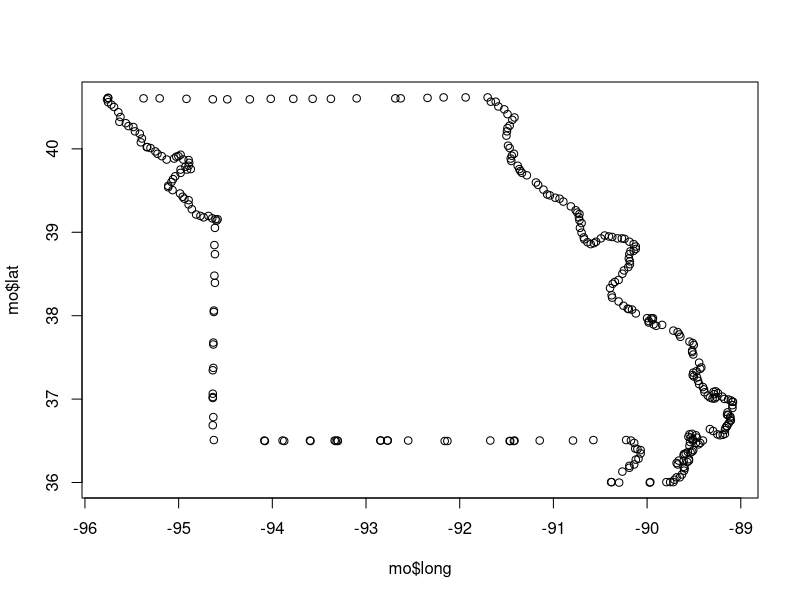
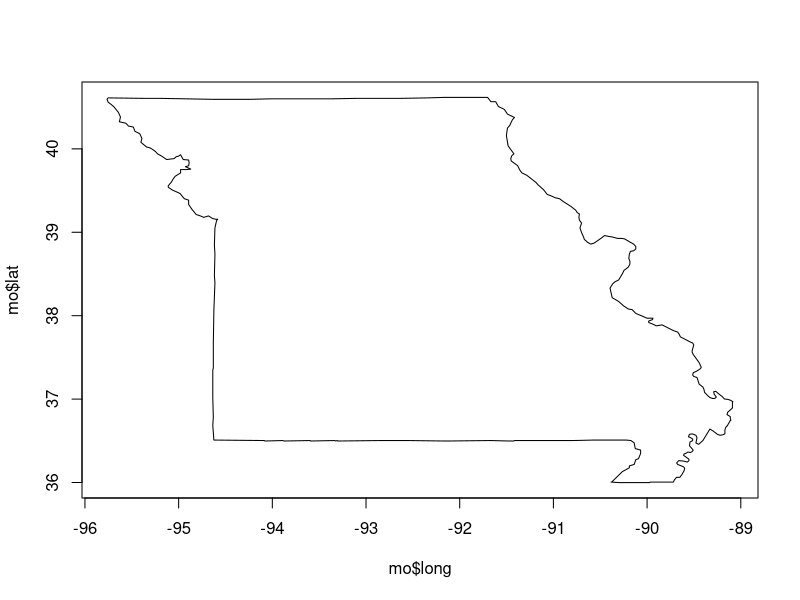
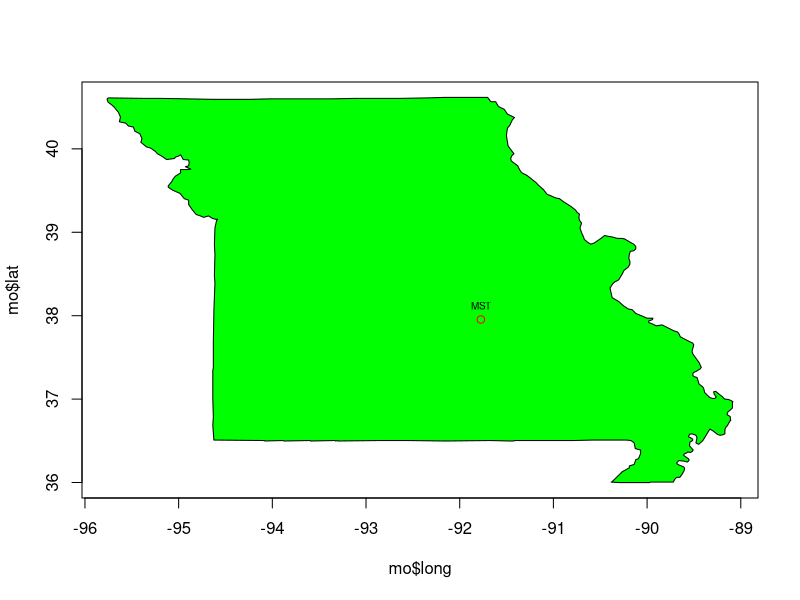
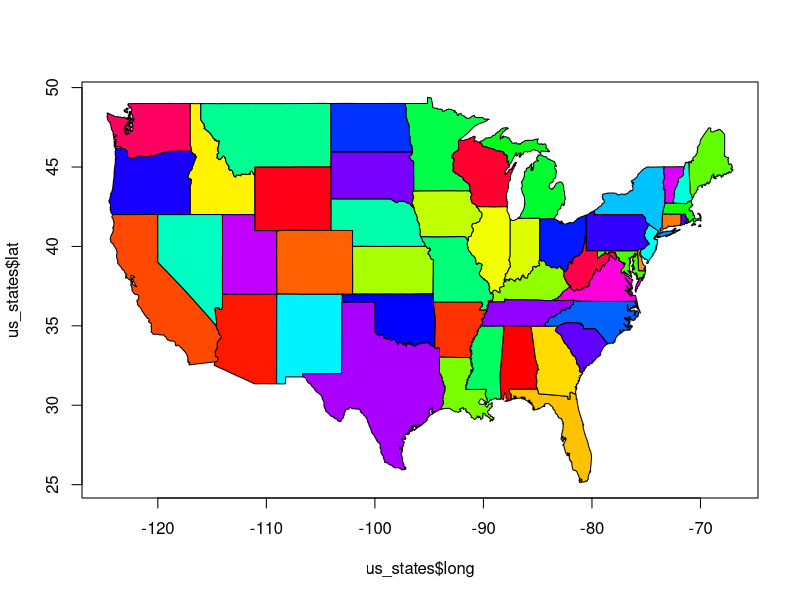
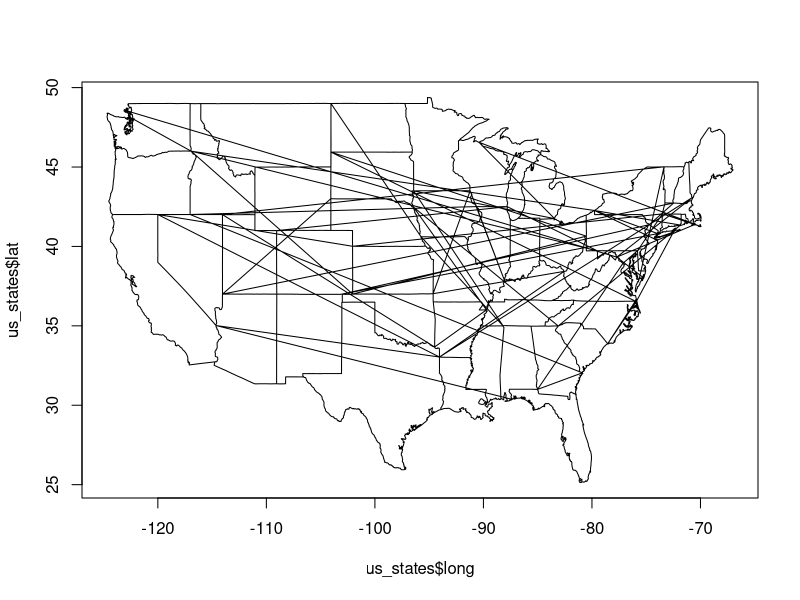
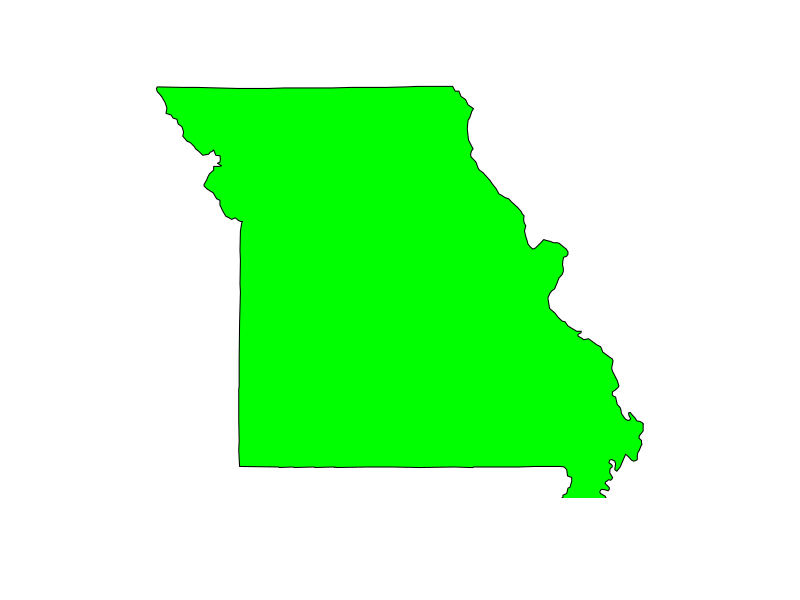
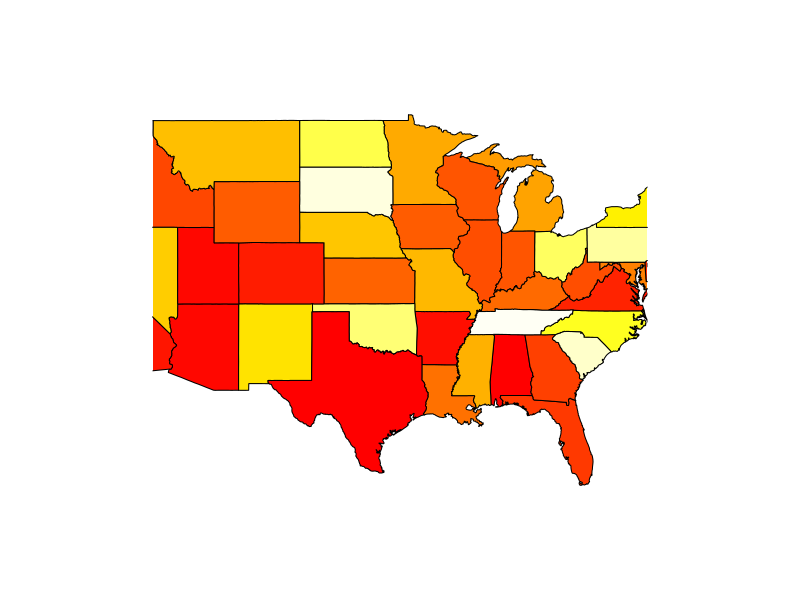
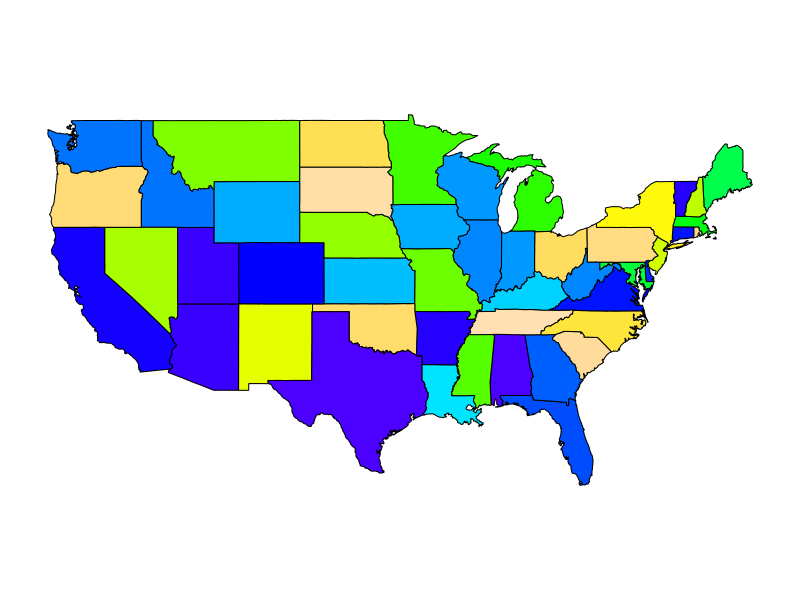

Reproduce these figures in R, in order.
##############################################################
# Data Analysis - Visualizing Spatial Data                   #
# IST 3420-Intro to Data Science & Management, Cui Zou       #
##############################################################

# Clean the environment
rm(list = ls())

###### Visualize Spatial Data ######

# Create a data frame of map data for all states
# install.packages("maps") # Install the maps package if the next statement suggests you to do so
us_states <- ggplot2::map_data("state")
head(us_states)

# Show the list of regions
unique(us_states$region)  # 49 states
# Number of groups
nrow(table(us_states$group))  # 63 groups

aggregate(us_states, by = list(us_states$region), FUN = mean)

# Select Missouri data
mo <- us_states[which(us_states$region=="missouri"),]
mo2 <- dplyr::filter(us_states,region=='missouri')
mo # long:longitude, lat:latitude

# Plot the shape of Missouri state
plot(mo$long,mo$lat)

# A better plot of the shape
plot(mo$long,mo$lat, type = "l")

# Add more details
plot(mo$long,mo$lat, type = "n") # Draw a blank plot
polygon(mo$long,mo$lat, col = "green") # Add polygon
points(-91.774069, 37.954234, col = "red") # Add MST location
text(-91.774069, 37.954234,"MST", pos = 3, cex = 0.6) # Label the location


# Draw boundaries for all states
plot(us_states$long,us_states$lat, type = "n")
col_set = rainbow(63)
for (i in unique(us_states$group)){
  state <- us_states[which(us_states$group == i),]
  polygon(state$long,state$lat, col = col_set[i])
}

plot(us_states$long,us_states$lat, type = "l")

# Use map() function in "maps" package
maps::map(database = "state",region = "missouri", fill = TRUE, col = "green")
maps::map(database = "state", fill = TRUE, col = heat.colors(49))
maps::map(database = "state", fill = TRUE, col = topo.colors(49))
maps::map(database = "state", fill = TRUE, col = terrain.colors(49))
maps::map(database = "state", fill = TRUE, col = cm.colors(49))
maps::map(database = "usa")
maps::map(database = "county")

maps::map(database = "world")
maps::map(database = "world2")
